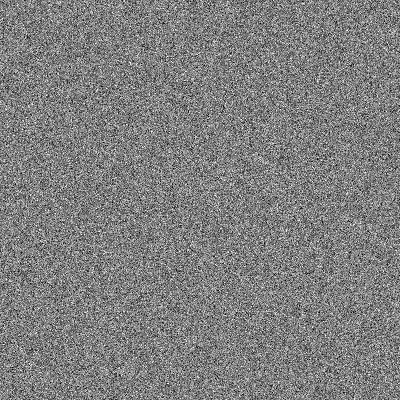
#> input picture capital-curioso/fuente/build/grain.png, 400 x 400 px
$ python -i render.py   (imports and definitions only)
#> lines starting #> are read from the running program, lines starting #| are printed output that depends on the picture
"""Renderiza el video vertical 1080x1920 @30fps de Capital Curioso (escala 6x1).
Uso:
  python3 render.py                 # render completo -> capital_curioso_6x1.mp4
  python3 render.py --frames 1.0 9.5 # guarda fotogramas sueltos en build/preview/
"""
import os, sys, math, json, subprocess, functools
import numpy as np
from PIL import Image, ImageDraw, ImageFont, ImageFilter, ImageEnhance
from timeline import *

W, H, FPS = 1080, 1920, 30
# [1 line that did not run here, left out]
# [1 line that did not run here, left out]
# [1 line not run here, left out]
A = lambda p: os.path.join(HERE, "assets", p)

NAVY = (11, 31, 58); NAVY2 = (7, 20, 39); RED = (214, 40, 40); WHITE = (255, 255, 255)
PURPLE = (128, 62, 170); BLUE = (40, 110, 220); GREEN = (40, 180, 90); LAND = (25, 54, 94)
LAND_EDGE = (70, 104, 150); DARKRED = (150, 30, 36)

# ----------------------------------------------------------------- utilidades
# [5 lines that did not run here, left out]


@functools.lru_cache(None)
def font(k, size):
    return ImageFont.truetype(FONT_FILES[k], size)


def clamp(x, a=0.0, b=1.0):
    return max(a, min(b, x))


def prog(t, a, b):
    return clamp((t - a) / (b - a)) if b > a else float(t >= a)


def eo3(u): return 1 - (1 - u) ** 3
def eio(u): return u * u * (3 - 2 * u)
def eback(u, c1=1.70158):
    c3 = c1 + 1
    return 1 + c3 * (u - 1) ** 3 + c1 * (u - 1) ** 2
def lerp(a, b, u): return a + (b - a) * u
def lerpc(c1, c2, u): return tuple(int(round(lerp(a, b, u))) for a, b in zip(c1, c2))


# [75 lines left out: functions with_alpha, paste, place, text_img, emoji_img, shadow_of and 2 more, not called in this run]


def load_cover(path, S=1.3, focus=(0.5, 0.5), bright=0.5, tint=0.3, sat=0.85, blur=0, size=(W, H)):
#> called with S = 1.3, focus = (0.5, 0.5), bright = 0.5, tint = 0.3, sat = 0.85, blur = 0, size = (1080, 1920)
    im = Image.open(path)
#> im is the input picture: PIL image 400x400 L; min 0, max 255, mean 127.4
    tw, th = int(size[0] * S), int(size[1] * S)
    im.draft("RGB", (tw, th))
    im = im.convert("RGB")
#> im: PIL image 400x400 RGB
    sc = max(tw / im.width, th / im.height)
#> sc = 6.24
    im = im.resize((max(tw, int(im.width * sc + 0.5)), max(th, int(im.height * sc + 0.5))), Image.LANCZOS)
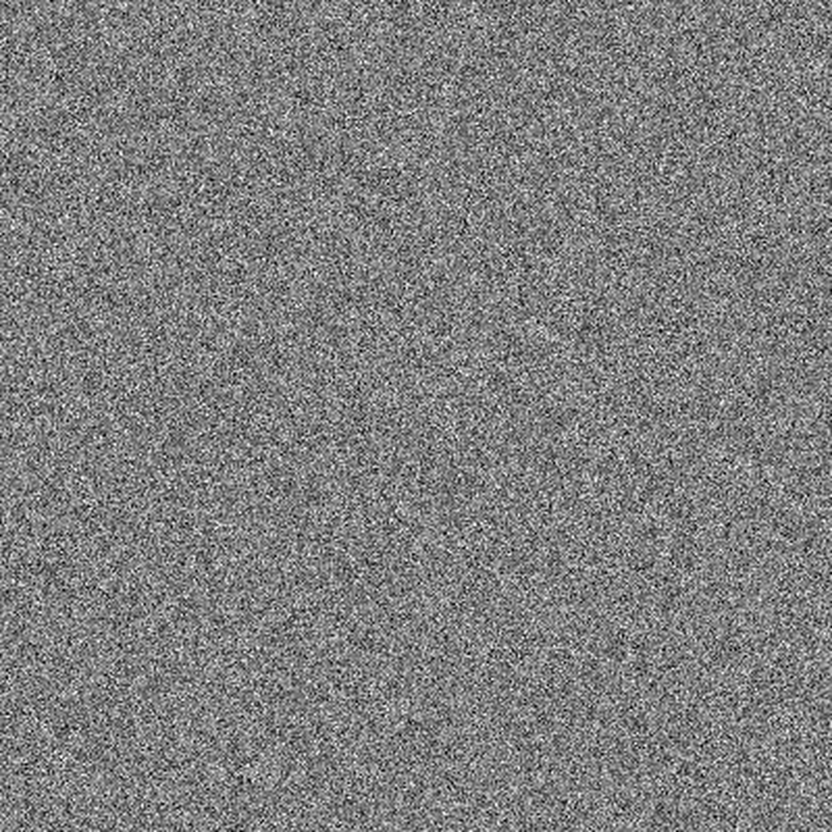
#> im: PIL image 2496x2496 RGB (shown at 1/3 size); min 0, max 255, mean 127.4
    x0 = int(clamp(focus[0] * im.width - tw / 2, 0, im.width - tw))
#> x0 = 546
    y0 = int(clamp(focus[1] * im.height - th / 2, 0, im.height - th))
#> y0 = 0
    im = im.crop((x0, y0, x0 + tw, y0 + th))
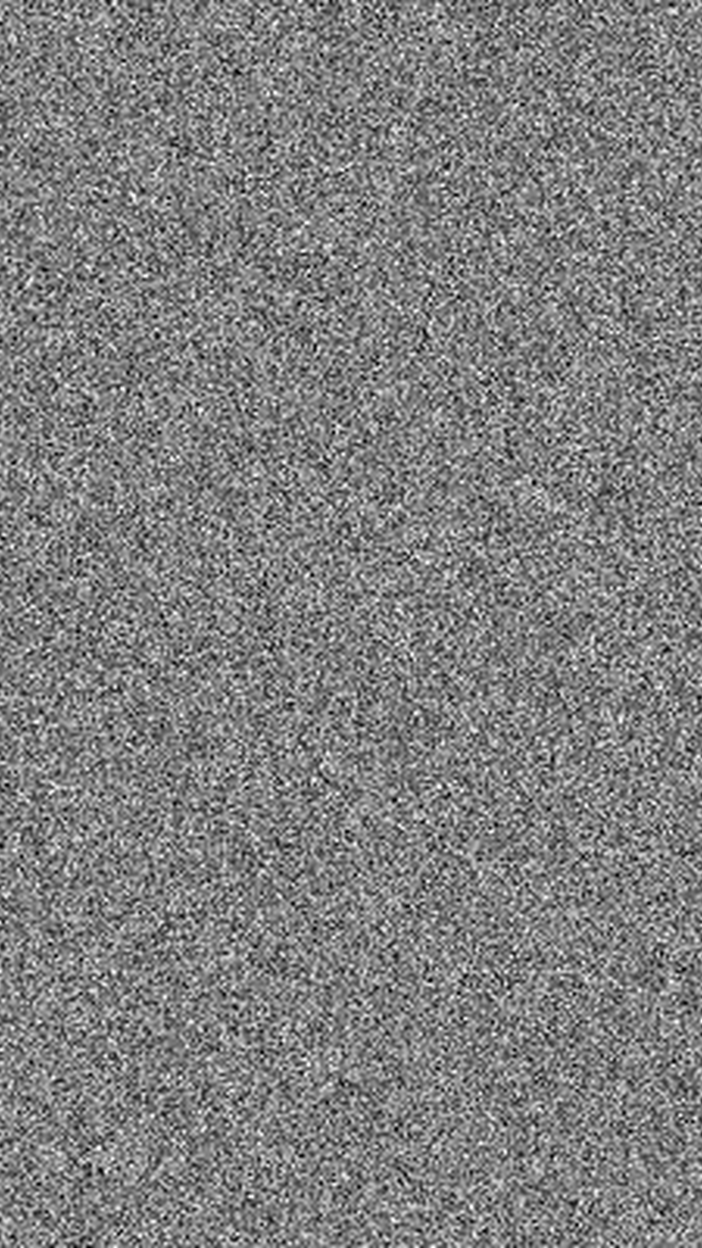
#> im: PIL image 1404x2496 RGB (shown at 1/2 size); min 0, max 255, mean 127.5
    if blur: im = im.filter(ImageFilter.GaussianBlur(blur))
    im = ImageEnhance.Color(im).enhance(sat)
    im = ImageEnhance.Brightness(im).enhance(bright)
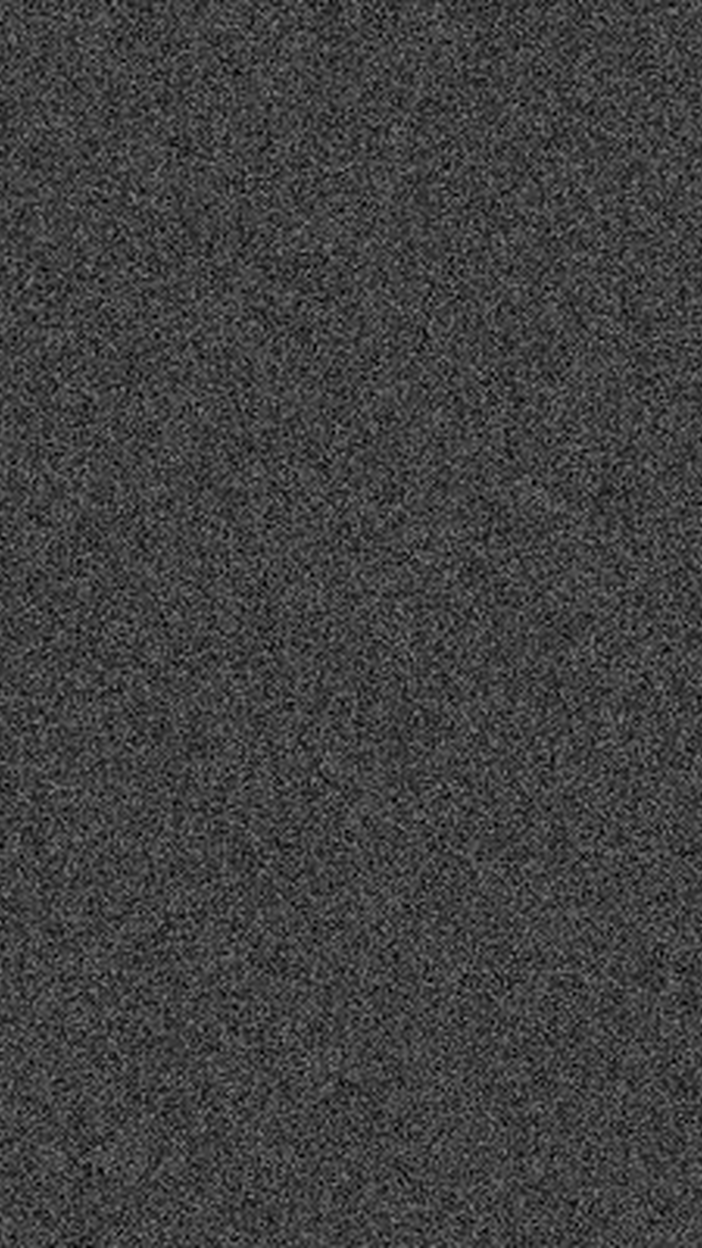
#> im: PIL image 1404x2496 RGB (shown at 1/2 size); min 0, max 127, mean 63.5
    if tint: im = Image.blend(im, Image.new("RGB", im.size, NAVY), tint)
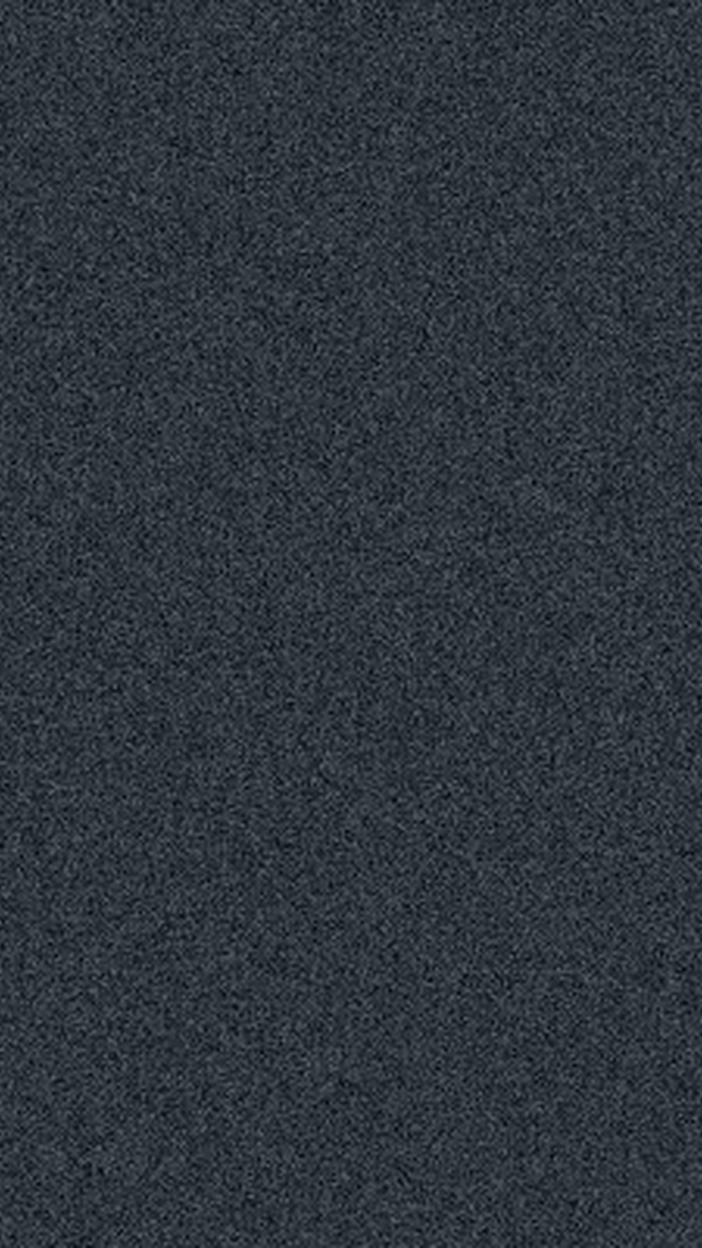
#> im: PIL image 1404x2496 RGB (shown at 1/2 size); mean R, G, B 47.3, 53.3, 61.4
    return im.convert("RGBA")


# [9 lines left out: function gradient_bg, not called in this run]


# ----------------------------------------------------------------- recursos globales
BG = {}


# [24 lines left out: function prep, not called in this run]


# ----------------------------------------------------------------- mapa
MAP = {}


def merc(lat):
    lat = max(-80, min(80, lat))
    return math.degrees(math.log(math.tan(math.pi / 4 + math.radians(lat) / 2)))


# [47 lines left out: functions prep_map, map_layer, not called in this run]


def map_xy(lon, lat, clon, clat, ppd, cy=1080):
    return W / 2 + (lon - clon) * ppd, cy - (merc(lat) - merc(clat)) * ppd


# ----------------------------------------------------------------- iconos
# [83 lines left out: functions person_icon, briefcase_icon, sun_icon, check_badge, mini_cal, bill_img and 1 more, not called in this run]


# ----------------------------------------------------------------- ESCENA 1: gancho
CELLS = []
# [4 lines not run here, left out]
DAYS = ["LUN", "MAR", "MIÉ", "JUE", "VIE", "SÁB", "DOM"]
CELL_ORDER = [0, 1, 2, 3, 4, 5]  # rojas; la 6 (DOM) es azul
IMPACT_C = (540, 1230)


# [13 lines left out: function cell_img, not called in this run]


def make_shards():
    rng = np.random.default_rng(11)
    shards = []
    for i in range(6):
        x0, y0, x1, y1 = CELLS[i]
        n = 4
        gx = np.linspace(x0, x1, n); gy = np.linspace(y0, y1, n)
        P = np.zeros((n, n, 2))
        for a in range(n):
            for b in range(n):
                jx = rng.uniform(-22, 22) if 0 < a < n - 1 else 0
                jy = rng.uniform(-22, 22) if 0 < b < n - 1 else 0
                P[a, b] = (gx[a] + jx, gy[b] + jy)
        for a in range(n - 1):
            for b in range(n - 1):
                q = [P[a, b], P[a + 1, b], P[a + 1, b + 1], P[a, b + 1]]
                for tri in ([q[0], q[1], q[2]], [q[0], q[2], q[3]]):
                    tri = np.array(tri); c = tri.mean(0)
                    v = c - np.array(IMPACT_C); v = v / (np.linalg.norm(v) + 1e-6)
                    vel = v * rng.uniform(500, 1400) + np.array([rng.uniform(-150, 150), -rng.uniform(250, 650)])
                    shade = rng.uniform(0.75, 1.15)
                    col = tuple(int(clamp(ch * shade, 0, 255)) for ch in RED)
                    shards.append((tri - c, c, vel, rng.uniform(-9, 9), col))
    return shards


# [1 line that did not run here, left out]


# [178 lines left out: functions scene1, shake, lower_third, decree_card, stamp_img, scene2, not called in this run]


# ----------------------------------------------------------------- ESCENA 3: qué cambia
# [5 lines that did not run here, left out]
BASE_Y = 1170; PXH = 9.4


# [83 lines left out: functions bar_img, scene3, not called in this run]


# ----------------------------------------------------------------- ESCENA 4: impacto
GRID = [(144 + (i % 10) * 88, 1180 + (i // 10) * 104) for i in range(50)]


# [41 lines left out: function scene4, not called in this run]


# ----------------------------------------------------------------- ESCENA 5: comparación
CAM5 = (-80.0, 4.0, 9.2)
# [7 lines that did not run here, left out]


# [16 lines left out: function label_card, not called in this run]


RANK = [("BRASIL", 44, RED), ("COLOMBIA", 42, (70, 120, 210)), ("CHILE", 42, (70, 120, 210)),
        ("MÉXICO", 48, (70, 120, 210)), ("EE. UU.", 40, (70, 120, 210))]
RANK_SORTED = sorted(range(5), key=lambda i: -RANK[i][1])


# [59 lines left out: function scene5, not called in this run]


# ----------------------------------------------------------------- ESCENA 6: la pregunta
QUOTE = [  # (palabra, línea, rojo, tiempo)
    ("¿Trabajar", 0, False, 54.98), ("menos", 0, False, 55.46),
    ("realmente", 1, False, 55.76), ("funciona…", 1, False, 56.48),
    ("o", 2, True, 57.36), ("lo", 2, True, 58.16), ("pagará", 2, True, 58.74),
    ("el", 3, True, 60.08), ("trabajador?", 3, True, 60.6),
]


# [44 lines left out: functions clock_img, scene6, not called in this run]


# ----------------------------------------------------------------- ESCENA 7: encuesta
OPTS = ["5 días", "6 días", "7 días", "Depende de la semana"]


# [83 lines left out: functions opt_img, poll_card, comment_icon, scene7, scene8, not called in this run]


# ----------------------------------------------------------------- subtítulos
def clean_words():
    out = []
    for w in WORDS:
        s = w["w"]
        if s == "¿La": s = "La"
        if s == "es,": s = "es:"
        out.append(dict(w=s, s=w["s"], e=w["e"]))
    return out


def build_chunks():
    ws = clean_words(); chunks = []; cur = []
    for i, w in enumerate(ws):
        cur.append(w)
        gap = ws[i + 1]["s"] - w["e"] if i + 1 < len(ws) else 9
        chars = sum(len(x["w"]) + 1 for x in cur)
        nxt = len(ws[i + 1]["w"]) if i + 1 < len(ws) else 0
        if len(cur) >= 3 or w["w"][-1] in ".,?!:;…" or gap > 0.3 or chars + nxt > 18:
            chunks.append(cur); cur = []
    if cur: chunks.append(cur)
    res = []
    for k, c in enumerate(chunks):
        st = c[0]["s"]
        en = c[-1]["e"] + 0.35
        if k + 1 < len(chunks): en = min(en if chunks[k + 1][0]["s"] - c[-1]["e"] > 0.6 else chunks[k + 1][0]["s"], chunks[k + 1][0]["s"])
        res.append((st, en, c))
    return res


# [1 line that did not run here, left out]


def up(s):
    return s if s.lower() == "6x1" or s.lower().startswith("6x1") else s.upper()


# [45 lines left out: functions sub_img, draw_subs, wipe, not called in this run]


# [1 line that did not run here, left out]


# [56 lines left out: functions frame, render_range, main, not called in this run]


# [2 lines not run here, left out]

>>> result = load_cover('../capital-curioso/fuente/build/grain.png')
